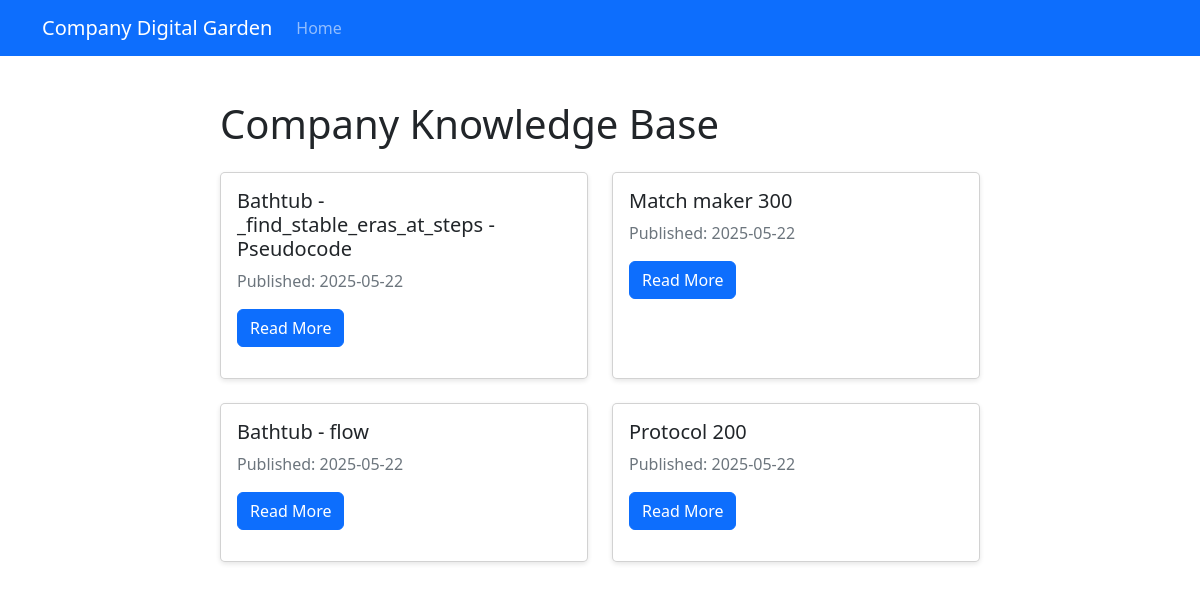
The page / on the database its author committed.
### app/models.py (models this page shows, shortened)
class Page(db.Model):
    id = db.Column(db.Integer, primary_key=True)
    title = db.Column(db.String(200), nullable=False)
    file_path = db.Column(db.String(500), nullable=False, unique=True)
    file_type = db.Column(db.String(20), default='markdown')  # New field for file type
    is_published = db.Column(db.Boolean, default=False)
    published_at = db.Column(db.DateTime, nullable=True)
    last_modified = db.Column(db.DateTime, default=datetime.utcnow)

### app/routes.py (the view)
@main_bp.route('/')
def index():
    pages = Page.query.filter_by(is_published=True).order_by(Page.published_at.desc()).all()
    return render_template('public/index.html', pages=pages)

### app/templates/public/index.html (shortened to what this page needs)
{% extends "base.html" %}
{% block content %}
<div class="content">
    <h1 class="mb-4">Company Knowledge Base</h1>
    {% if pages %}
        <div class="row">
            {% for page in pages %}
                <div class="col-md-6 mb-4">
                    <div class="card h-100 page-card">
                        <div class="card-body">
                            <h5 class="card-title">{{ page.title }}</h5>
                            <p class="card-text text-muted">
                                Published: {{ page.published_at.strftime('%Y-%m-%d') }}
                            </p>
                            <a href="{{ url_for('main.view_page', page_id=page.id) }}" class="btn btn-primary">Read More</a>
                        </div>
                    </div>
                </div>
            {% endfor %}
        </div>
    {% else %}
        <div class="alert alert-info">
            No published pages yet. Check back soon!
        </div>
    {% endif %}
</div>
{% endblock %}

### app/templates/base.html (style rules this page uses)
.content { max-width: 800px; margin: 0 auto; padding: 20px; }
.page-card { margin-bottom: 15px; border-radius: 5px; box-shadow: 0 2px 5px rgba(0,0,0,0.1); }

### rows shown on the page
Page: title "Bathtub - _find_stable_eras_at_steps - Pseudocode", published_at "2025-05-22"
Page: title "Match maker 300", published_at "2025-05-22"
Page: title "Bathtub - flow", published_at "2025-05-22"
Page: title "Protocol 200", published_at "2025-05-22"
